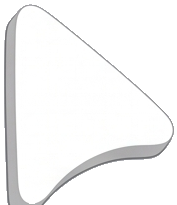
#> input picture assets/white_arrow_clean.png, 177 x 205 px, found by its file name
$ python test_rotations.py
#> lines starting #> are read from the running program, lines starting #| are printed output that depends on the picture
from PIL import Image

img = Image.open('assets/white_arrow_clean.png').convert('RGBA')
#> img is the input picture: PIL image 177x205 RGBA; mean R, G, B, A 139.9, 139.8, 139.9, 149.7

# Let's test rotating by:
# 1. 0 deg (as is)
# 2. -135 deg (tip points top-left)
# 3. 180 deg (tip points left)
# 4. -90 deg (tip points up)

rotations = {
    'rot_as_is.png': img,
    'rot_top_left.png': img.rotate(-135, resample=Image.Resampling.BICUBIC, expand=True),
    'rot_left.png': img.rotate(180, resample=Image.Resampling.BICUBIC, expand=True),
    'rot_up.png': img.rotate(90, resample=Image.Resampling.BICUBIC, expand=True),
}

for name, r in rotations.items():
    r.save(f"assets/{name}")
    print(f"Saved assets/{name} size: {r.size}")
#> this loop made 4 passes
#> name on passes 1 to 4: 'rot_as_is.png', 'rot_top_left.png', 'rot_left.png', 'rot_up.png'
#| Saved assets/rot_as_is.png size: (177, 205)
#| Saved assets/rot_top_left.png size: (271, 271)
#| Saved assets/rot_left.png size: (177, 205)
#| Saved assets/rot_up.png size: (205, 177)
#> pass 2, `r.save(f"assets/{name}")`:
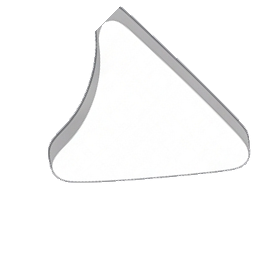
#> saved as rot_top_left.png: PIL image 271x271 RGBA; mean R, G, B, A 69.9, 69.9, 69.9, 73.9; transparent parts drawn white
